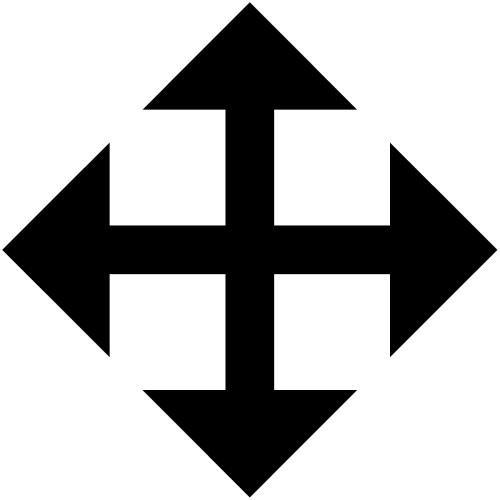
#> input picture 04-feature-detection-and-description/image/arrow.jpg, 500 x 500 px
$ python 02-harris_corner_detection.py
#> lines starting #> are read from the running program, lines starting #| are printed output that depends on the picture; after the words box and inside, x2 and y2 are one past the last pixel; in counts of white or black regions, pixels touching at a corner belong together
import cv2
import matplotlib.pylab as plt
import numpy as np


def harris_corner_detector():
    """
        cv2.cornerHarris():
            img:输入图片
            blockSize:相邻尺寸(the size of neighbourhood)为了检测转角
            ksize:Sobel导数用的变化量(aperture parameter of Sobel derivative used)
            k:自由参数Harris检测等式中
    :return:
    """
    filename = 'image/images.png'
    img = cv2.imread(filename)
    gray = cv2.cvtColor(img, cv2.COLOR_BGR2GRAY)
    gray = np.float32(gray)
    dst = cv2.cornerHarris(gray, 2, 3, 0.04)

    # result is dilated(扩大) for making the corners,not important
    dst = cv2.dilate(dst, None)

    # threshold for an optimal value ,it may vary depending on the image
    img[dst > 0.01 * dst.max()] = [0, 0, 255]

    cv2.imshow('dst', img)
    if cv2.waitKey(0) & 0xff == 27:
        cv2.destroyAllWindows()


def corer_with_subpixel_accuracy():
    """
    有时需要找到最大精度的转角。cv2.cornerSunPix()将会找到子像素精度转角检测。
    1.首先找到Harris corners
    2.然后传递这些转角的圆心，去细化他们。Harris转角标记为红色，细化转角标记为绿色像素。
    3.我们必须定义停止迭代(iteration)的条件（criteria），通过迭代次数或者某个要求的精度来停止它。
        还需要定义相邻尺寸搜索转角
    :return:
    """
    filename = 'image/arrow.jpg'
    img = cv2.imread(filename)
#> img is the input picture: shape (500, 500, 3); min 0, max 255, mean 182.5
    gray = cv2.cvtColor(img, cv2.COLOR_BGR2GRAY)

    # find Harris corners
    gray = np.float32(gray)
    dst = cv2.cornerHarris(gray, 2, 3, 0.04)
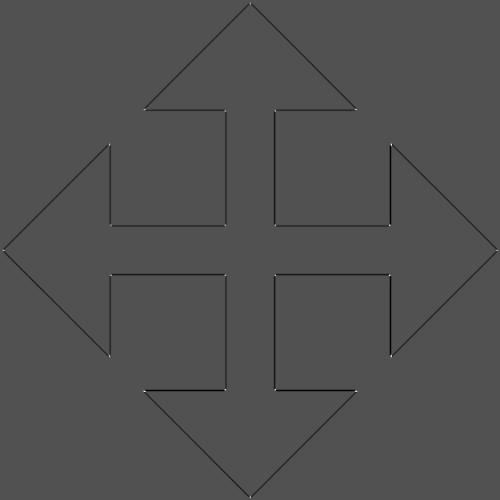
#> dst: shape (500, 500) float32; min -167972656, max 359136288, mean -1643106.5; drawn with min black and max white
    dst = cv2.dilate(dst, None)
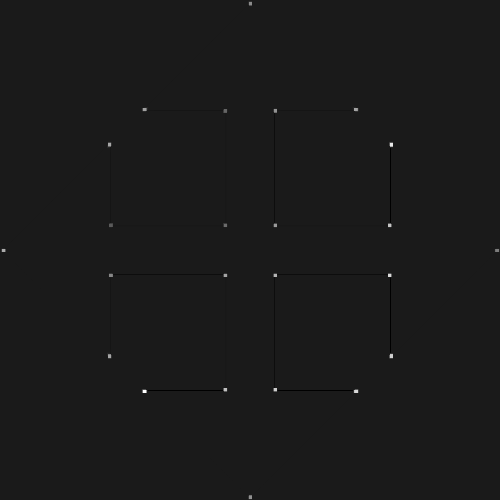
#> dst: shape (500, 500) float32; min -41626528, max 359136288, mean 158083.4; drawn with min black and max white
    ret, dst = cv2.threshold(dst, 0.01 * dst.max(), 255, 0)
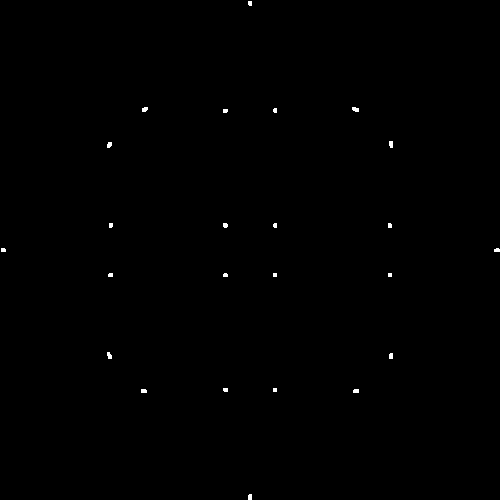
#> dst: shape (500, 500) float32; 0.2% white; 24 white regions (13 under 20 px), largest, box (x1, y1, x2, y2) and area: (352, 107, 359, 112) 28, (107, 352, 112, 359) 27, (389, 141, 393, 148) 26
#> ret = 3591362.9
    dst = np.uint8(dst)

    # find centroids
    ret, labels, stats, centroids = cv2.connectedComponentsWithStats(dst)
#> labels: shape (500, 500) int32; 25 distinct labels, from 0 to 24
#> ret = 25; stats = 25 rows, first 6: [0, 0, 500, 500, 249499], [248, 1, 4, 5, 19], [142, 107, 6, 5, 25], [352, 107, 7, 5, 28], [223, 109, 5, 4, 19], [273, 108, 4, 5, 18]; centroids = 25 pairs, first value 2.89 to 496.6, second value 2.89 to 496.6

    # define the criteria to stop and refine the corners
    criteria = (cv2.TERM_CRITERIA_EPS + cv2.TERM_CRITERIA_MAX_ITER, 100, 0.001)
    corners = cv2.cornerSubPix(gray, np.float32(centroids), (5, 5), (-1, -1), criteria)
#> corners = 25 pairs, first value 1.76 to 496.8, second value 1.83 to 496.9

    # now draw them
    res = np.hstack((centroids, corners))
#> res = 25 rows, first 6: [249.5, 249.5, 249.5, 249.5], [249.6, 2.89, 249.4, 1.83], [144.4, 109, 142.3, 109.2], [355.1, 109, 356.4, 109.2], [224.9, 110.4, 224.9, 109.3], [274.7, 110, 273.6, 109.3]
    res = np.int0(res)
#> res = 25 rows, first 6: [249, 249, 249, 249], [249, 2, 249, 1], [144, 108, 142, 109], [355, 108, 356, 109], [224, 110, 224, 109], [274, 110, 273, 109]
    img[res[:, 1], res[:, 0]] = [0, 0, 255]
#> img: shape (500, 500, 3); 0.01% of pixels changed, all inside (x1, y1, x2, y2) = (2, 2, 497, 497)
    img[res[:, 3], res[:, 2]] = [0, 255, 0]
#> img: shape (500, 500, 3); mean B, G, R 182.5, 182.5, 182.5

    cv2.imshow('chees2', img)
    cv2.waitKey(0)
    cv2.destroyAllWindows()


# harris_corner_detector()
corer_with_subpixel_accuracy()

$ run again, with 04-feature-detection-and-description/image/Shi.png saved as 04-feature-detection-and-description/image/arrow.jpg
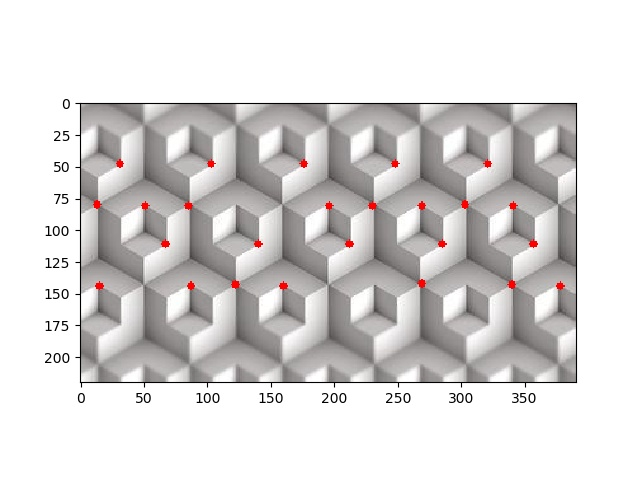
#> input picture 04-feature-detection-and-description/image/Shi.png, 640 x 480 px
#> in corer_with_subpixel_accuracy, img is the input picture: shape (480, 640, 3); mean B, G, R 214.9, 215.4, 217.6
#> in corer_with_subpixel_accuracy, `ret, dst = cv2.threshold(dst, 0.01 * dst.max(), 255, 0)`:
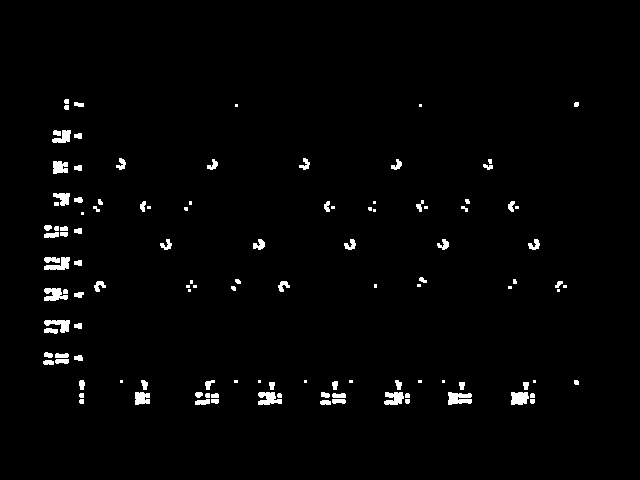
#> dst: shape (480, 640) float32; 1.9% white; 117 white regions (31 under 20 px), largest, box (x1, y1, x2, y2) and area: (448, 392, 472, 405) 235, (258, 392, 282, 405) 215, (44, 288, 68, 301) 213
#> in corer_with_subpixel_accuracy, `ret, dst = cv2.threshold(dst, 0.01 * dst.max(), 255, 0)`: ret = 4076737.9
#> labels: shape (480, 640) int32; 118 distinct labels, from 0 to 117
#> in corer_with_subpixel_accuracy, `ret, labels, stats, centroids = cv2.connectedComponentsWithStats(dst)`: ret = 118; stats = 118 rows, first 6: [0, 0, 640, 480, 301507], [64, 99, 5, 5, 23], [74, 102, 10, 5, 40], [574, 102, 5, 5, 23], [64, 105, 5, 5, 23], [235, 104, 3, 3, 9]; centroids = 118 pairs, first value 47.39 to 576, second value 101 to 402.1
#> corners = 118 pairs, first value 44.62 to 576.5, second value 98.05 to 402.9
#> in corer_with_subpixel_accuracy, `res = np.hstack((centroids, corners))`: res = 118 rows, first 6: [321.2, 238.5, 321.2, 238.5], [66.17, 101, 65.75, 98.05], [78.5, 104.1, 78.39, 102.6], [576, 104, 576.5, 102.5], [66.17, 107, 65.75, 109], [236, 105, 237.4, 102.6]
#> in corer_with_subpixel_accuracy, `res = np.int0(res)`: res = 118 rows, first 6: [321, 238, 321, 238], [66, 101, 65, 98], [78, 104, 78, 102], [576, 104, 576, 102], [66, 107, 65, 108], [236, 105, 237, 102]
#> in corer_with_subpixel_accuracy, `img[res[:, 3], res[:, 2]] = [0, 255, 0]`:
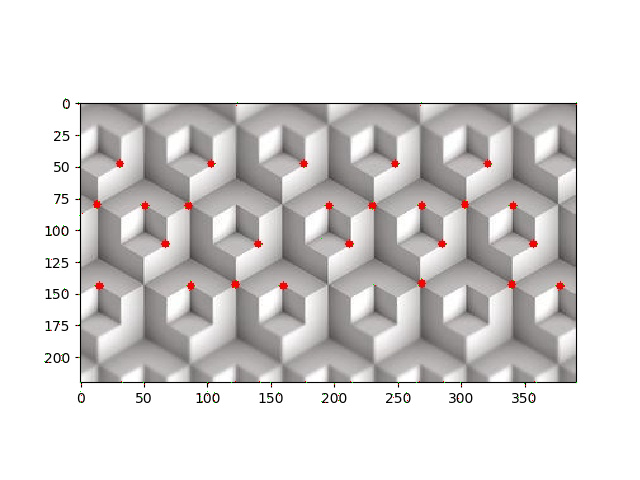
#> img: shape (480, 640, 3); mean B, G, R 214.8, 215.4, 217.5
